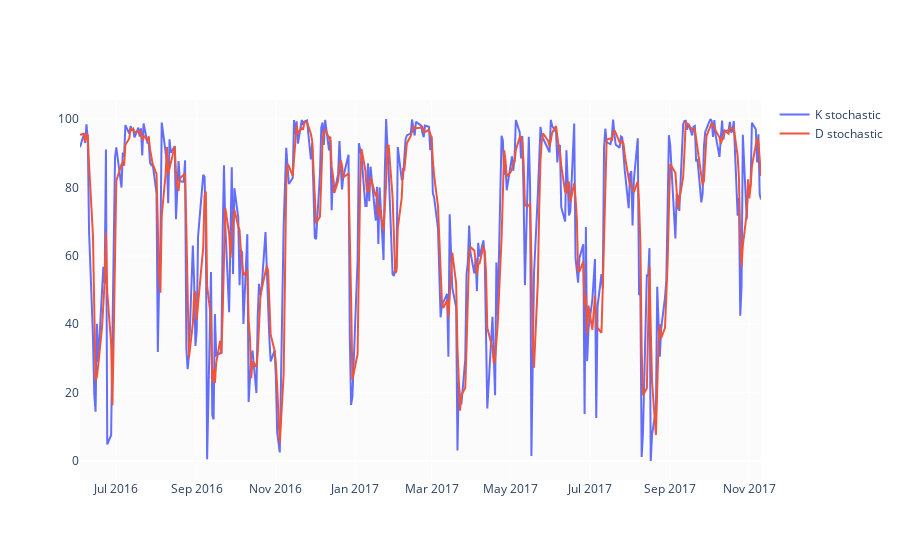

The notebook cell this image was saved under:
### Markdown cell above
### 随机指标（[Stochastic](https://www.investopedia.com/terms/s/stochasticoscillator.asp#toc-what-is-a-stochastic-oscillator)）
该指标类似于RSI，范围在0到100之间。传统上，超过80被认为是超买范围，而读数低于20被认为是超卖。然而，这些并不总是预示着即将发生逆转；非常强劲的趋势可以在超买或超卖条件下保持很长时间。相反，交易员应该关注随机振荡器的变化，以获取有关未来趋势变化的线索。

随机指标图表通常包括两条线：一条反映每个交易会话的振荡器实际值（慢随机指标），另一条反映它的三日简单移动平均值（快随机指标）。因为价格被认为遵循动量，这两条线的交汇被认为是逆转信号的迹象。



C为最近的收盘价，$L_{14}$ 和 $H_{14}$ 分别代表过去14天中交易的最低价和最高价，慢随机指标$\%K$的计算方式为：
$$\%K=(\frac{C-L_{14}}{H_{14}-L_{14}}\times 100)$$

快随机指标$\%D$的计算方式为：

$$\%D=SMA_3(\%K)$$

### Code cell
def stochastic(df, k, d):
    df = df.copy()
    low_min  = df['Low'].rolling(window=k).min()
    high_max = df['High'].rolling(window=k).max()
    df['stoch_k'] = 100 * (df['Close'] - low_min)/(high_max - low_min)
    df['stoch_d'] = df['stoch_k'].rolling(window=d).mean()
    return df

stochs = stochastic(df, k=14, d=3)

fig = go.Figure()
fig.add_trace(go.Scatter(x=df.Date.tail(365), y=stochs.stoch_k.tail(365), name='K stochastic'))
fig.add_trace(go.Scatter(x=df.Date.tail(365), y=stochs.stoch_d.tail(365), name='D stochastic'))
fig.show()

### Figure 1 — Plotly figure (JSON) as saved in the notebook; plotly's stock layout.template omitted (floating-point values rounded to 4 significant figures; data arrays with more than 128 entries replaced by an {"elided": "..."} marker saying what was removed)
{"data": [{"name": "K stochastic", "type": "scatter", "x": {"elided": "365 str values"}, "y": {"elided": "365 float values"}}, {"name": "D stochastic", "type": "scatter", "x": {"elided": "365 str values"}, "y": {"elided": "365 float values"}}], "layout": {}}
